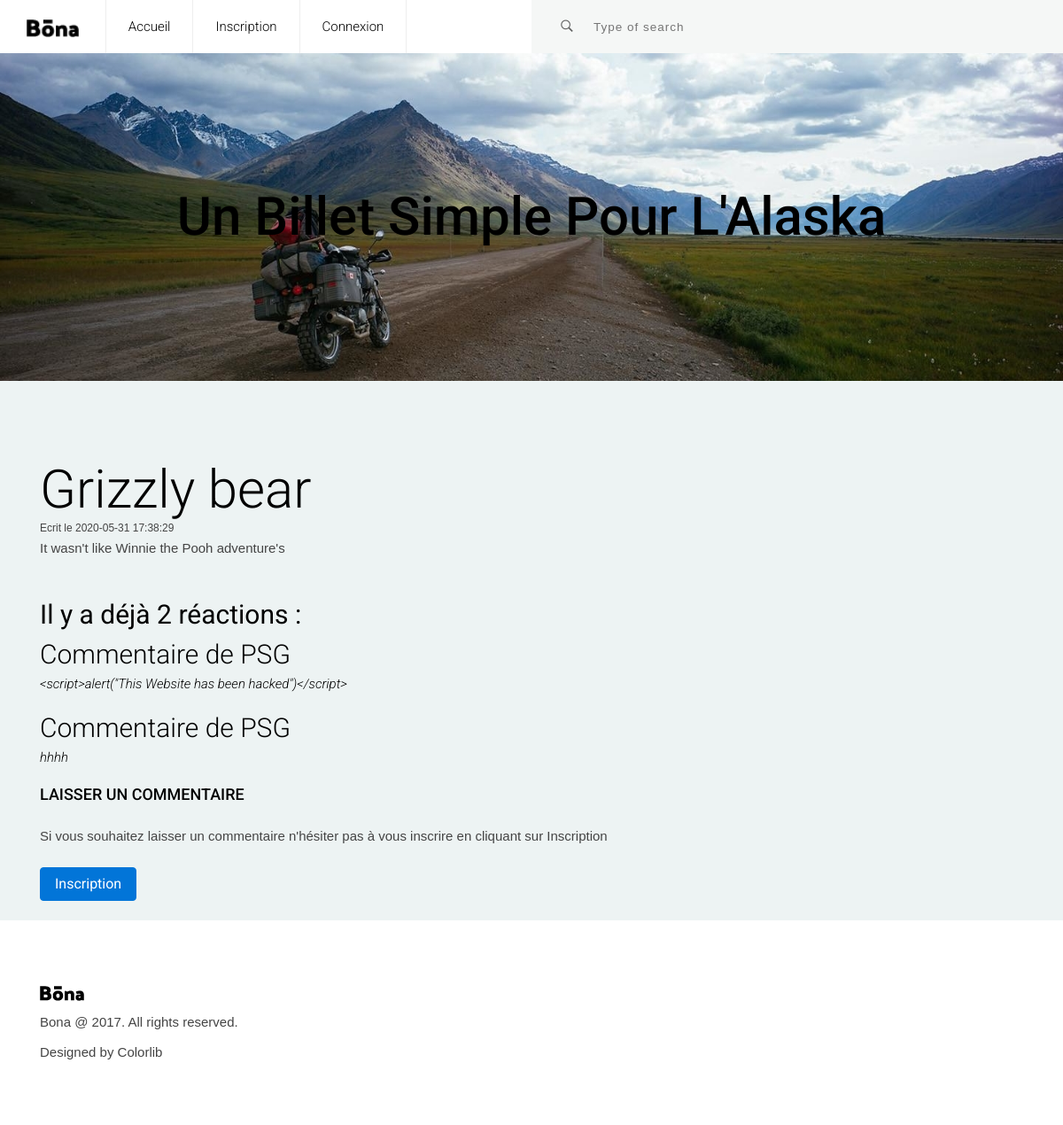
/index.php?action=Ushow&id=7, run on the app's committed database.
### tables this page shows
CREATE TABLE `articles` (
  `id` int(11) NOT NULL,
  `title` varchar(255) NOT NULL,
  `introduction` text NOT NULL,
  `content` longtext NOT NULL,
  `created_at` datetime NOT NULL,
  `author_id` int(11) NOT NULL
);

CREATE TABLE `comments` (
  `id` int(11) NOT NULL,
  `article_id` int(11) NOT NULL,
  `content` text NOT NULL,
  `created_at` datetime NOT NULL,
  `reports_id` int(11) NOT NULL DEFAULT '0',
  `user_id` int(11) NOT NULL
);

CREATE TABLE `users` (
  `id` int(11) NOT NULL,
  `pseudo` varchar(255) NOT NULL,
  `pass` varchar(255) NOT NULL,
  `email` varchar(255) NOT NULL,
  `role_id` int(11) NOT NULL DEFAULT '0'
);

### app/Renderer.php (called while the page is built, shortened)
<?php
 class Renderer {
  public static function render(string $path, array $variables = []){
  extract($variables);
  require('views/' .$path. '.html.php');
  require('views/layout.html.php');
  }
}

### app/controllers/Controllers.php (called while the page is built, shortened)
<?php
abstract class Controllers{
    protected $renderName;
    public function __construct()
    {
        $this->model = new $this->modelName();
    }
    public function show(){
        $article_id = null;
        if (!empty($_GET['id']) && ctype_digit($_GET['id'])) {
            $article_id = $_GET['id'];
        }
        $article = $this->model->find($article_id);
        $commentModel = new \Models\Comment();
        $commentaires = $commentModel->findAllCommentWithArticle($article_id);
        \Renderer::render("articles/{$this->renderName}", compact('pageTitle','article', 'commentaires', 'article_id' ));
    }
}

### public/index.php (called while the page is built, shortened)
<?php
require_once '../app/autoload.php';
\Router::route();

### app/models/Model.php (called while the page is built, shortened)
<?php
abstract class Model {
    protected $pdo;
    protected $table;
    public function __construct()
    {
        $this->pdo = \Database::getPdo();
    }
    public function find(int $id)  {
        $query = $this->pdo->prepare("SELECT * FROM {$this->table} WHERE id = :id");
        $query->execute(['id' => $id]);
        $item = $query->fetch();
        return $item;
    }
}

### app/autoload.php (called while the page is built, shortened)
<?php
spl_autoload_register(function($className){
    $className = str_replace("\\", "/", $className);
});

### app/Database.php (called while the page is built)
<?php
class Database{
    private static $connexion = null;
    public static function getPdo():PDO{
        try{
        if(self::$connexion === null){
            self::$connexion = new PDO('mysql:host=localhost;dbname=alaska;charset=utf8', 'root', 'root', [
                PDO::ATTR_ERRMODE => PDO::ERRMODE_EXCEPTION,
                PDO::ATTR_DEFAULT_FETCH_MODE => PDO::FETCH_ASSOC
            ]);
        }
        return self::$connexion;
        throw new Exception('Error 404');
        }catch(Exception $e){
        $e->getMessage();
        }
    }
}

### app/models/Comment.php (called while the page is built, shortened)
<?php
class Comment extends Model{
    protected $table = "comments";
    public function findAllCommentWithArticle(int $article_id) :array{
        $query = $this->pdo->prepare("SELECT users.pseudo, comments.content, comments.id, comments.reports_id FROM {$this->table} INNER JOIN users ON comments.user_id = users.id WHERE comments.article_id = :article_id");
        $query->execute(['article_id' => $article_id]);
        $commentaires = $query->fetchAll();
        return $commentaires;
    }
}

### app/views/articles/show.html.php (the view, shortened to what this page needs)
<header>
		<div class="container-fluid position-relative no-side-padding">
			<a href="#" class="logo"><img src="images/logo.png" alt="Logo Image"></a>
			<ul class="main-menu visible-on-click" id="main-menu">
				<li>
					<a href="index.php?action=Uindex">Accueil</a>
				</li>
				<li>
					<a href="index.php?action=UsignIn">Inscription</a>
				</li>
				<li>
					<a href="index.php?action=Ulogin">Connexion</a>
				</li>
			</ul>
			<div class="src-area">
				<form>
					<button class="src-btn" type="submit"><i class="ion-ios-search-strong"></i></button>
					<input class="src-input" type="text" placeholder="Type of search">
				</form>
			</div>
		</div>
	</header>
<div class="slider">
  <div class="display-table  center-text">
    <h1 class="title display-table-cell"><b>Un Billet Simple Pour L'Alaska</b></h1>
  </div>
</div>
<section class="post-area section">
  <div class="container">
    <div class="row">
      <div class="col-lg-8 col-md-12 no-right-padding">
        <div class="main-post">
          <div class="blog-post-inner">
            <br>
            <p class="para">
            <h1 class="title">
              <a href="#"><?= $article['title'] ?> </a>
                </h1>
                <p>
                  <small>Ecrit le <?= $article['created_at'] ?></small>
                  </p>
                  <p>
                    <?= $article['introduction'] ?>
                  </p>
            </p>
          </div>
        </div>
    </div>
  </div>
</section>
<section class="comment-section">
  <div class="container">
              <?php if (count($commentaires) === 0) : ?>
                  <h3><strong>Il n'y a pas encore de commentaires pour cet article ...</strong></h3>
              <?php else : ?>
                  <h3><strong>Il y a déjà <?= count($commentaires) ?> réactions : </strong></h3>
                  <?php foreach ($commentaires as $commentaire) : ?>
                      <h3>Commentaire de <?= $commentaire['pseudo'] ?></h3>
                      <blockquote>
                          <em><?= $commentaire['content'] ?></em>
                      </blockquote>
                  <?php endforeach ?>
              <?php endif ?>
    <div class="row">
        <div class="col-lg-8 col-md-12">
      <h4><b>LAISSER UN COMMENTAIRE</b></h4>
      <br>
      <div class="aler alert-link">
      <p>Si vous souhaitez laisser un commentaire n'hésiter pas à vous inscrire en cliquant sur Inscription</p>
      <br>
      <a class="btn btn-primary" href="index.php?action=UsignIn">Inscription</a>
      </div>
      <br/>
    </div>
  </div>
</section>

### public/layout-1/css/styles.css (style rules this page uses)
html { font-size: 100%; height: 100%; overflow-x: hidden; touch-action: manipulation; }
body { font-size: 15px; font-family: 'Roboto', sans-serif; width: 100%; height: 100%; margin: 0; font-weight: 300; -webkit-font-smoothing: antialiased; -moz-osx-font-smoothing: grayscale; word-wrap: break-word; background: #EDF3F3; color: #000; }
h1, h2, h3, h4, h5, h6, p, a, ul, span, li, img { margin: 0; padding: 0; font-weight: 300; }
h1,h2,h3,h4,h5,h6 { line-height: 1.5; }
p { line-height: 1.6; font-family: 'Maven Pro', sans-serif; font-weight: 400; color: #444; }
h1 { font-size: 4em; line-height: 1; }
h3 { font-size: 2em; }
h4 { font-size: 1.2em; }
a, button { display: inline-block; text-decoration: none; color: inherit; transition: all .3s; }
b { font-weight: 500; }
img { width: 100%; }
li { list-style: none; display: inline-block; }
header { font-weight: 400; }
.section { padding: 70px 0 40px; }
.center-text { text-align: center; }
.display-table { display: table; height: 100%; width: 100%; }
.display-table-cell { display: table-cell; vertical-align: middle; }
.no-side-padding { padding-right: 0px; padding-left: 0px; }
.no-right-padding { padding-right: 0px; }
header { overflow: hidden; background: #fff; box-shadow: 0px 2px 10px rgba(0,0,0, .3); }
header .logo { float: left; height: 20px; margin: 20px 30px; }
header .logo img { height: 100%; width: auto; }
header .main-menu { display: inline-block; float: left; }
header .main-menu > li { float: left; }
header .main-menu > li > a { height: 60px; line-height: 60px; padding: 0 25px; border-right: 1px solid #eee; }
header .main-menu > li:first-child > a { border-left: 1px solid #eee; }
header .src-area { position: relative; height: 60px; width: 50%; float: right; display: inline-block; background: #F5F7F6; }
header .src-area .src-input { position: absolute; top: 0; bottom: 0; left: 0; right: 0; width: 100%; padding: 0 20px 0 70px; background: transparent; border: 0; outline: 0; }
header .src-area .src-btn { position: absolute; top: 0; bottom: 0; left: 0; width: 40px; background: none; border: 0; font-size: 1.2em; outline: 0; margin-left: 20px; opacity: .6; cursor: pointer; z-index: 10; }
.slider { height: 370px; width: 100%; background-image: url(../../images/denalimoto2.jpg); background-size: cover; }
.display-table .display-table-cell.title { padding: 30px; }

### data on the page
articles: title "Grizzly bear", created_at "2020-05-31 17:38:29", introduction "It wasn't like Winnie the Pooh adventure's"
comments: user.pseudo "PSG", content "<script>alert(\"This Website has been hacked\")</script>"
comments: user.pseudo "PSG", content "hhhh"

### other printed values
count($commentaires) "2"
